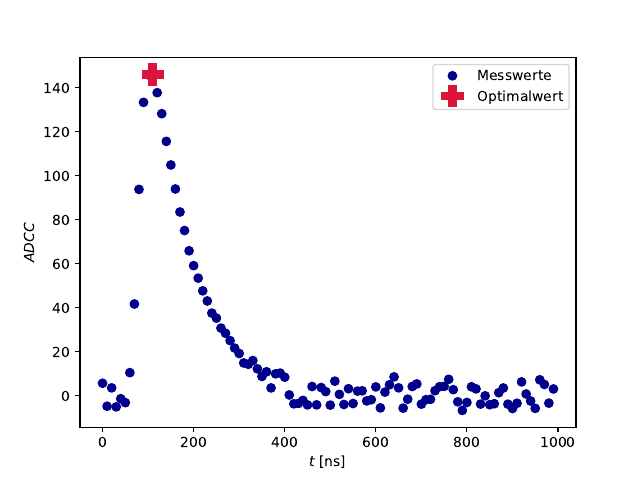

The Python source for this figure:
import numpy as np
import matplotlib.pyplot as plt

t, ADC = np.genfromtxt('Lasersync.txt', unpack=True)

plt.plot(t, ADC, color='darkblue', marker='o', linestyle='', label=r'Messwerte')
plt.plot(t[(np.argmax(ADC))], np.max(ADC), color='crimson', marker='P', markersize='15', label=r'Optimalwert', linestyle='')
plt.xlabel(r'$t\;[\mathrm{ns}]$')
plt.ylabel(r'$ADCC$')
#plt.xlim(0, 124)
#plt.ylim(1, 102)
plt.legend(loc='upper right')
plt.savefig('Delay.pdf')
plt.show()